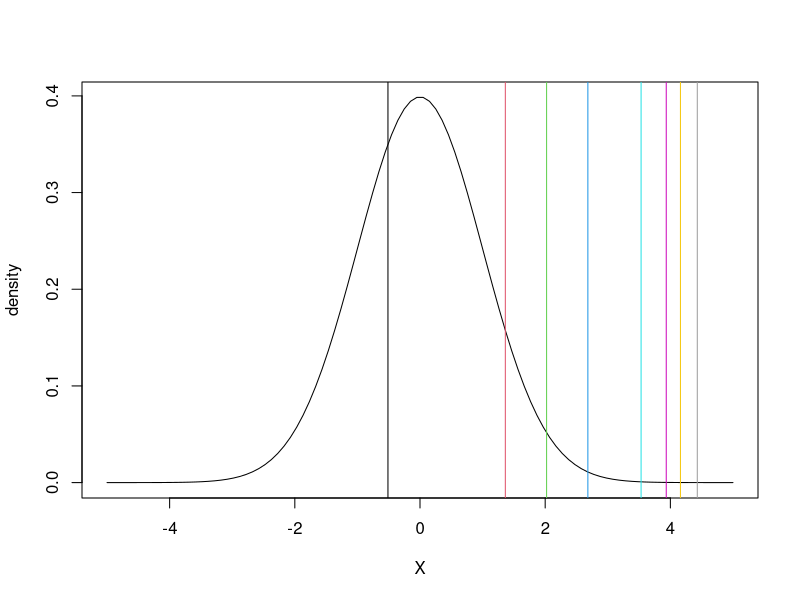
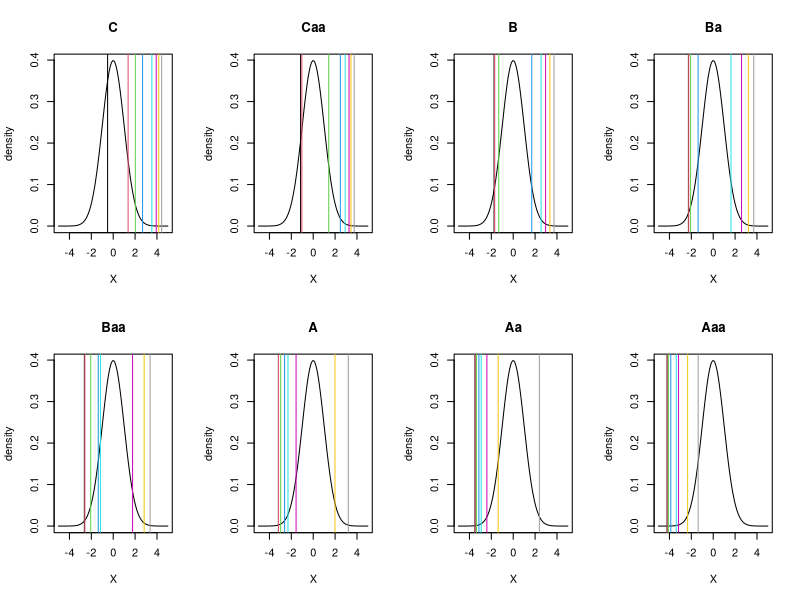

Write R code to recreate these figures, in order.
## By Alexander McNeil

library(expm)
Aaa.rates = c(0,0.082,0.0063,0,0.0003,0,0,0,0)
Aa.rates = c(0.0091,0,0.0843,0.0049,0.0006,0.0002,0.0001,0,0.0002)
A.rates = c(0.0006,0.0248,0,0.0547,0.0057,0.0011,0.0003,0,0.0006)
Baa.rates = c(0.00039,0.0017,0.0411,0,0.0405,0.0755,0.0163,0.0002,0.0017)
Ba.rates = c(0.0001,0.0005,0.0035,0.0552,0,0.0722,0.0058,0.0007,0.0106)
B.rates = c(0.0001,0.0003,0.0011,0.0032,0.0458,0,0.0581,0.0059,0.0385)
Caa.rates = c(0.0001,0.0002,0.0002,0.0012,0.0038,0.0870,0,0.0372,0.1334)
C.rates = c(0,0,0,0,0.004,0.0203,0.0938,0,0.3793)
D.rates = rep(0,length(C.rates))

Lambda = rbind(Aaa.rates,Aa.rates,A.rates,Baa.rates,Ba.rates,B.rates,Caa.rates,C.rates,D.rates)
rnames = c("Aaa","Aa","A","Baa","Ba","B","Caa","C","D")
dimnames(Lambda) =list(rnames,rnames)
Lambda.d = -apply(Lambda,1,sum)
diag(Lambda) = Lambda.d
apply(Lambda,1,sum)
Lambda

P = expm(Lambda)
apply(P,1,sum)

P2 <- P[9:1,9:1]
P2
P2 <- P2[-1,]
P2


# pick C
Cprobs <- P2[1,]
Cprobs
Ccumprobs <- cumsum(Cprobs)
Ccumprobs
thresholds <- qnorm(Ccumprobs)
thresholds

plot(seq(from=-5,to=5,length=100),dnorm(seq(from=-5,to=5,length=100)),type="l",xlab="X",ylab="density")
abline(v=thresholds,col=1:length(thresholds))

# do all
cumprobs <- t(apply(P2,1,function(v){cumsum(v)}))
cumprobs
thresholds<-qnorm(cumprobs)
thresholds

opa <- par(mfrow=c(2,4))
for (j in 1:nrow(thresholds))
{
  plot(seq(from=-5,to=5,length=100),dnorm(seq(from=-5,to=5,length=100)),type="l",
       xlab="X",ylab="density",main=rownames(thresholds)[j])
  abline(v=thresholds[j,],col=1:length(thresholds[j,]))
}
par(opa)
